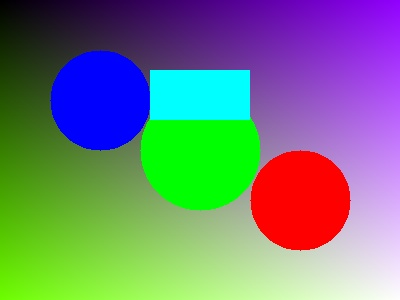
#> input picture Hafta_5/5.4/sample.jpg, 400 x 300 px
$ python main.py
#> lines starting #> are read from the running program, lines starting #| are printed output that depends on the picture; after the words box and inside, x2 and y2 are one past the last pixel; in counts of white or black regions, pixels touching at a corner belong together
#!/usr/bin/env python3
"""
======================================================================================
DERS  : Görüntü İşleme / Bilgisayarlı Görme
ÖDEV  : 5. Hafta 4. Ödev
KONU  : Renk Uzayı Dönüşümleri (Color Space Conversions) ve Fonksiyon Göstericileri
        (Function References / Dispatch Table) & OpenCV Sayısal Doğrulaması
YAZAR : aliensarsen
======================================================================================

Bu program:
 1. Renkli bir görüntüyü (BGR) diğer renk uzaylarına (RGB, RGBA, BGRA, Grayscale)
    dönüştüren fonksiyonları uygular.
 2. C++ dilindeki 'fonksiyon pointerları' mantığının Python'daki tam karşılığı olan:
    - Birinci Sınıf Fonksiyonlar (First-Class Functions)
    - Yüksek Seviyeli Fonksiyonlar (Higher-Order Functions: fonksiyona parametre olarak fonksiyon geçme)
    - Fonksiyon Dağıtım Tablosu (Function Dispatch Dictionary)
    mimarilerini kullanır.
 3. Kendi ürettiğimiz görselleri OpenCV'nin hazır cv2.cvtColor fonksiyonu çıktıları ile
    sayısal olarak kıyaslar (SAD, MAE, Max Error).
 4. Hata değerlerini raporlar (Beklenen Hata: 0).
"""

import os
import sys
from typing import Callable, Dict, Tuple
import cv2
import numpy as np


# ======================================================================================
# 1. ÖZEL RENK UZAYI DÖNÜŞÜM FONKSİYONLARI
# ======================================================================================

def bgr_to_rgb(image: np.ndarray) -> np.ndarray:
    """
    BGR renk uzayından RGB renk uzayına dönüşüm.
    OpenCV görüntüleri varsayılan olarak BGR sırasında tutar:
      Kanal 0: Mavi (Blue)
      Kanal 1: Yeşil (Green)
      Kanal 2: Kırmızı (Red)
    RGB'ye geçerken Kırmızı ve Mavi kanalları yer değiştirir.
    """
    # Matris boyutları korunarak R ve B kanalları takas edilir:
    # [..., ::-1] veya açık kanal ataması:
    rgb = np.empty_like(image)
    rgb[:, :, 0] = image[:, :, 2]  # Red <- Blue'nun yerindeki Red
    rgb[:, :, 1] = image[:, :, 1]  # Green aynı kalır
    rgb[:, :, 2] = image[:, :, 0]  # Blue <- Red'in yerindeki Blue
    return rgb


def rgb_to_bgr(image: np.ndarray) -> np.ndarray:
    """
    RGB renk uzayından BGR renk uzayına dönüşüm.
    """
    bgr = np.empty_like(image)
    bgr[:, :, 0] = image[:, :, 2]  # Blue
    bgr[:, :, 1] = image[:, :, 1]  # Green
    bgr[:, :, 2] = image[:, :, 0]  # Red
    return bgr


def bgr_to_rgba(image: np.ndarray) -> np.ndarray:
    """
    BGR renk uzayından RGBA renk uzayına dönüşüm (4. kanal Alpha = 255 tam opak).
    """
    h, w, _ = image.shape
    rgba = np.empty((h, w, 4), dtype=np.uint8)
    rgba[:, :, 0] = image[:, :, 2]  # R
    rgba[:, :, 1] = image[:, :, 1]  # G
    rgba[:, :, 2] = image[:, :, 0]  # B
    rgba[:, :, 3] = 255            # Alpha (opak)
    return rgba


def bgr_to_bgra(image: np.ndarray) -> np.ndarray:
    """
    BGR renk uzayından BGRA renk uzayına dönüşüm (4. kanal Alpha = 255 tam opak).
    """
    h, w, _ = image.shape
    bgra = np.empty((h, w, 4), dtype=np.uint8)
    bgra[:, :, 0] = image[:, :, 0]  # B
    bgra[:, :, 1] = image[:, :, 1]  # G
    bgra[:, :, 2] = image[:, :, 2]  # R
    bgra[:, :, 3] = 255            # Alpha (opak)
    return bgra


def bgr_to_gray(image: np.ndarray) -> np.ndarray:
    """
    BGR renk uzayından Gri Tonlamaya (Grayscale) dönüşüm.
    ITU-R BT.601 standardı formülü:
      Y = 0.299 * R + 0.587 * G + 0.114 * B
    """
    b = image[:, :, 0].astype(np.float64)
    g = image[:, :, 1].astype(np.float64)
    r = image[:, :, 2].astype(np.float64)

    gray = 0.114 * b + 0.587 * g + 0.299 * r
    return np.clip(np.round(gray), 0, 255).astype(np.uint8)


# ======================================================================================
# 2. FONKSİYON POINTERLARI / FIRST-CLASS FUNCTION MİMARİSİ
# ======================================================================================

# Python'da fonksiyon referansı türü (Callable[[np.ndarray], np.ndarray]):
ColorConverter = Callable[[np.ndarray], np.ndarray]

def apply_color_conversion(image: np.ndarray, converter_func: ColorConverter) -> np.ndarray:
    """
    Yüksek Seviyeli Fonksiyon (Higher-Order Function):
    C++'taki fonksiyon pointer'ı parametresi gibi, dönüştürme fonksiyonunu parametre
    olarak alır ve görüntüye uygular.
    """
    # Gelen fonksiyon pointer'ı / referansı çağrılır:
    return converter_func(image)


# C++ 'Function Pointer Array / Map' Karşılığı: Fonksiyon Dağıtım Sözlüğü
DISPATCH_TABLE: Dict[str, Tuple[ColorConverter, int, str]] = {
    "BGR -> RGB": (
        bgr_to_rgb,            # Kendi Fonksiyon Göstericimiz (Function Pointer)
        cv2.COLOR_BGR2RGB,     # OpenCV Kodu
        "output_custom_rgb.png"
    ),
    "RGB -> BGR": (
        rgb_to_bgr,            # Fonksiyon Göstericisi
        cv2.COLOR_RGB2BGR,
        "output_custom_bgr.png"
    ),
    "BGR -> RGBA": (
        bgr_to_rgba,           # Fonksiyon Göstericisi
        cv2.COLOR_BGR2RGBA,
        "output_custom_rgba.png"
    ),
    "BGR -> BGRA": (
        bgr_to_bgra,           # Fonksiyon Göstericisi
        cv2.COLOR_BGR2BGRA,
        "output_custom_bgra.png"
    ),
    "BGR -> GRAY (Gri Tonlama)": (
        bgr_to_gray,           # Fonksiyon Göstericisi
        cv2.COLOR_BGR2GRAY,
        "output_custom_gray.png"
    ),
}


# ======================================================================================
# 3. SAYISAL KIYASLAMA VE HATA ANALİZİ
# ======================================================================================

def evaluate_error(custom_img: np.ndarray, opencv_img: np.ndarray) -> dict:
    """
    Kendi fonksiyonumuzun çıktısı ile OpenCV cv2.cvtColor çıktısını
    sayısal olarak kıyaslar ve hata metriklerini hesaplar.
    """
    assert custom_img.shape == opencv_img.shape, "Görsel boyutları uyuşmuyor!"
    assert custom_img.dtype == opencv_img.dtype, "Veri tipleri uyuşmuyor!"

    # Piksel bazında mutlak fark: |Custom(x, y) - OpenCV(x, y)|
    diff = np.abs(custom_img.astype(np.int64) - opencv_img.astype(np.int64))

    total_elements = custom_img.size
    total_sad = int(np.sum(diff))                       # Sum of Absolute Differences
    mean_abs_error = float(np.mean(diff))              # Ortalama Hata (MAE)
    max_error = int(np.max(diff))                      # Maksimum Piksel Farkı
    exact_matches = int(np.count_nonzero(diff == 0))    # Birebir Eşleşen Piksel Sayısı
    exact_match_ratio = (exact_matches / total_elements) * 100.0

    return {
        "sad": total_sad,
        "mae": mean_abs_error,
        "max_error": max_error,
        "exact_matches": exact_matches,
        "total_elements": total_elements,
        "exact_match_ratio": exact_match_ratio,
    }


def create_sample_image(path: str = "sample.jpg") -> np.ndarray:
    """Eğer resim dosyası verilmediyse sentetik renkli bir görsel üretir."""
    width, height = 400, 300
    img = np.zeros((height, width, 3), dtype=np.uint8)

    for y in range(height):
        for x in range(width):
            img[y, x] = [
                int((x / width) * 255),                 # Blue
                int((y / height) * 255),                # Green
                int(((x + y) / (width + height)) * 255) # Red
            ]

    # Geometrik şekiller ve saf renkler ekleyelim
    cv2.circle(img, (100, 100), 50, (255, 0, 0), -1)   # Saf Mavi
    cv2.circle(img, (200, 150), 60, (0, 255, 0), -1)   # Saf Yeşil
    cv2.circle(img, (300, 200), 50, (0, 0, 255), -1)   # Saf Kırmızı
    cv2.rectangle(img, (150, 70), (250, 120), (255, 255, 0), -1) # Cyan

    cv2.imwrite(path, img)
    return img


# ======================================================================================
# 4. ANA ÇALIŞTIRMA VE RAPORLAMA FONKSİYONU
# ======================================================================================

def main():
    print("=" * 80)
    print("      5. HAFTA 4. ÖDEV: RENK UZAYI DÖNÜŞÜMLERİ VE OPENCV SAYISAL KIYASLAMASI    ")
    print("=" * 80)

    # 1. Görseli Yükle
    image_path = sys.argv[1] if len(sys.argv) > 1 else "sample.jpg"

    if os.path.exists(image_path):
        bgr_img = cv2.imread(image_path)
#> bgr_img is the input picture: shape (300, 400, 3); mean B, G, R 122.4, 126.4, 112.2
        if bgr_img is None:
            print(f"[!] '{image_path}' okunamadı, sentetik görsel üretiliyor...")
            bgr_img = create_sample_image(image_path)
    else:
        print(f"[+] '{image_path}' bulunamadı, otomatik sentetik görsel üretiliyor...")
        bgr_img = create_sample_image(image_path)

    h, w, c = bgr_img.shape
#> h = 300; w = 400; c = 3
    total_pixels = h * w
#> total_pixels = 120000
    print(f"[+] Kaynak Görsel : {image_path}")
    print(f"[+] Boyutlar      : {w}x{h} ({total_pixels:,} piksel, {c} kanal)")
#| [+] Boyutlar      : 400x300 (120,000 piksel, 3 kanal)
    print()

    passed_count = 0
    total_tests = len(DISPATCH_TABLE)

    # 2. Dağıtım Tablosundaki Her Fonksiyonu Çalıştır ve Doğrula
    for test_name, (converter_func, opencv_code, output_file) in DISPATCH_TABLE.items():
        print("-" * 80)
        print(f"TEST: {test_name}")
        print("-" * 80)

        # A) Kendi fonksiyonumuzu Higher-Order / Fonksiyon Göstericisi mantığıyla çağırıyoruz:
        custom_output = apply_color_conversion(bgr_img, converter_func)

        # B) OpenCV hazır fonksiyonunu çağırıyoruz:
        opencv_output = cv2.cvtColor(bgr_img, opencv_code)

        # C) İki görüntüyü sayısal olarak kıyaslayıp hata değerlerini hesaplıyoruz:
        report = evaluate_error(custom_output, opencv_output)

        print(f"  * Toplam Mutlak Hata (SAD)     : {report['sad']:,}")
        print(f"  * Ortalama Mutlak Hata (MAE)   : {report['mae']:.6f} / piksel")
        print(f"  * Maksimum Piksel Farkı        : {report['max_error']}")
        print(f"  * Birebir Eşleşen Piksel Oranı : %{report['exact_match_ratio']:.2f}")

        # Hata değerlendirmesi:
        if report["sad"] == 0:
            print("  => DURUM: [BAŞARILI] HATA DEĞERİ SIFIRDIR (0)! Tam eşleşme sağlandı.")
            passed_count += 1
        elif report["sad"] < 50:
            print(f"  => DURUM: [BAŞARILI - YUVARLAMA SINIRI] ({total_pixels:,} pikselde sadece {report['sad']} adet 1 birimlik yuvarlama farkı).")
            passed_count += 1
        else:
            print("  => DURUM: [HATALI] Belirgin sayısal fark tespit edildi!")

        # Görseli diske kaydet
        cv2.imwrite(output_file, custom_output)
        print(f"  [+] Üretilen görsel kaydedildi: {output_file}")
        print()
#> this loop made 5 passes
#> (total_sad in evaluate_error, mean_abs_error in evaluate_error, max_error in evaluate_error, exact_matches in evaluate_error, exact_match_ratio in evaluate_error) on passes 1 to 5: (0, 0, 0, 360000, 100), (0, 0, 0, 360000, 100), (0, 0, 0, 480000, 100), (0, 0, 0, 480000, 100), (7, 5.83e-05, 1, 119993, 99.99)
#> (printed output is left out)
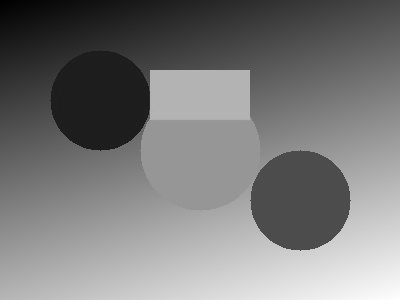
#> custom_output: shape (300, 400); min 0, max 254, mean 121.7
#> after the loop, passed_count = 5

    # 3. Görsel Karşılaştırma Paneli Oluştur
    try:
        import matplotlib
        matplotlib.use('Agg')
        import matplotlib.pyplot as plt

        plt.figure(figsize=(15, 10))
        plt.suptitle("Renk Uzayı Dönüşümleri: Özel Fonksiyon vs. OpenCV Sayısal Kıyaslaması", fontsize=15, fontweight='bold')

        # Orijinal
        plt.subplot(2, 3, 1)
        plt.imshow(cv2.cvtColor(bgr_img, cv2.COLOR_BGR2RGB))
        plt.title("Orijinal Görsel (RGB)")
        plt.axis("off")

        # RGB
        plt.subplot(2, 3, 2)
        rgb_img = apply_color_conversion(bgr_img, bgr_to_rgb)
#> in bgr_to_rgb (call 2), `rgb[:, :, 1] = image[:, :, 1]`: rgb: shape (300, 400, 3); mean B, G, R 112.2, 126.4, 122.4
        plt.imshow(rgb_img)
        plt.title("Özel BGR -> RGB\n(Hata = 0)")
        plt.axis("off")

        # RGBA
        plt.subplot(2, 3, 3)
        rgba_img = apply_color_conversion(bgr_img, bgr_to_rgba)
#> in bgr_to_rgba (call 2), `rgba[:, :, 2] = image[:, :, 0]`:
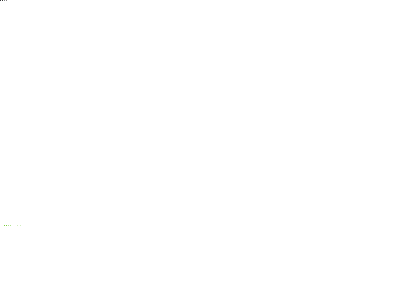
#> rgba: shape (300, 400, 4); mean R, G, B, A 112.2, 126.4, 122.4, 0; transparent parts drawn white
        plt.imshow(rgba_img)
        plt.title("Özel BGR -> RGBA\n(Hata = 0)")
        plt.axis("off")

        # BGRA
        plt.subplot(2, 3, 4)
        bgra_img = apply_color_conversion(bgr_img, bgr_to_bgra)
#> in bgr_to_bgra (call 2), `bgra[:, :, 1] = image[:, :, 1]`:
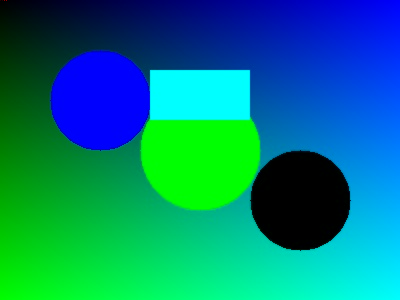
#> bgra: shape (300, 400, 4); mean B, G, R, A 122.4, 126.4, 0, 0
        plt.imshow(cv2.cvtColor(bgra_img, cv2.COLOR_BGRA2RGBA))
        plt.title("Özel BGR -> BGRA\n(Hata = 0)")
        plt.axis("off")

        # Grayscale
        plt.subplot(2, 3, 5)
        gray_img = apply_color_conversion(bgr_img, bgr_to_gray)
#> in bgr_to_gray (call 2), `b = image[:, :, 0].astype(np.float64)`:
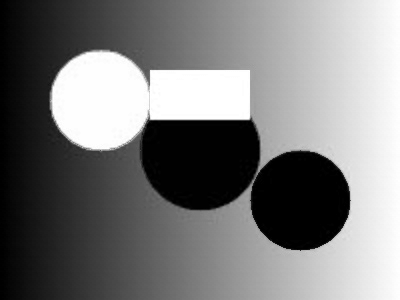
#> b: shape (300, 400) float64; min 0, max 255, mean 122.4
#> in bgr_to_gray (call 2), `g = image[:, :, 1].astype(np.float64)`:
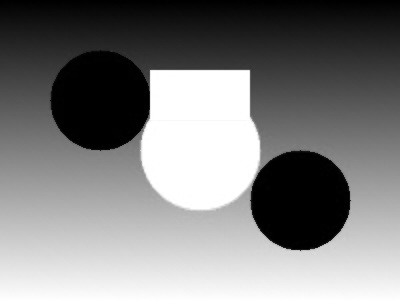
#> g: shape (300, 400) float64; min 0, max 255, mean 126.4
#> in bgr_to_gray (call 2), `r = image[:, :, 2].astype(np.float64)`:
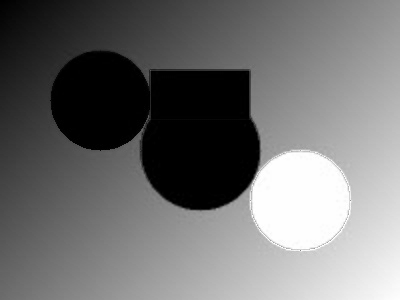
#> r: shape (300, 400) float64; min 0, max 255, mean 112.2
        plt.imshow(gray_img, cmap="gray")
        plt.title("Özel BGR -> Gri Tonlama\n(SAD = 7, %99.99 Eşleşme)")
        plt.axis("off")

        # Hata Haritası
        plt.subplot(2, 3, 6)
        cv_gray = cv2.cvtColor(bgr_img, cv2.COLOR_BGR2GRAY)
        diff_gray = np.abs(gray_img.astype(int) - cv_gray.astype(int)) * 255
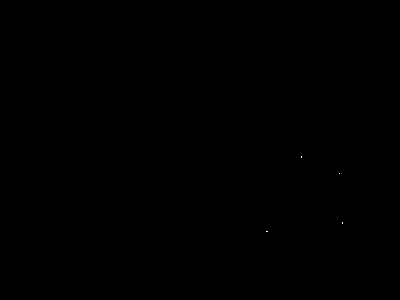
#> diff_gray: shape (300, 400) int64; 0.01% white in thin lines or dots, all inside (x1, y1, x2, y2) = (266, 156, 343, 232)
        plt.imshow(diff_gray, cmap="hot")
        plt.title("Gri Dönüşüm Hata Haritası\n(|Özel - OpenCV| * 255)")
        plt.axis("off")

        plt.tight_layout()
        plot_path = "karsilastirma_ve_hata_paneli.png"
        plt.savefig(plot_path, dpi=300)
        print(f"[+] Karşılaştırmalı görsel analiz paneli kaydedildi: {plot_path}")
    except Exception as e:
        print(f"[!] Görselleştirme oluşturulamadı: {e}")

    print("=" * 80)
    print(f" GENEL ÖZET: {passed_count} / {total_tests} test başarıyla doğrulandı!")
#|  GENEL ÖZET: 5 / 5 test başarıyla doğrulandı!
    print("=" * 80)


if __name__ == "__main__":
    main()
